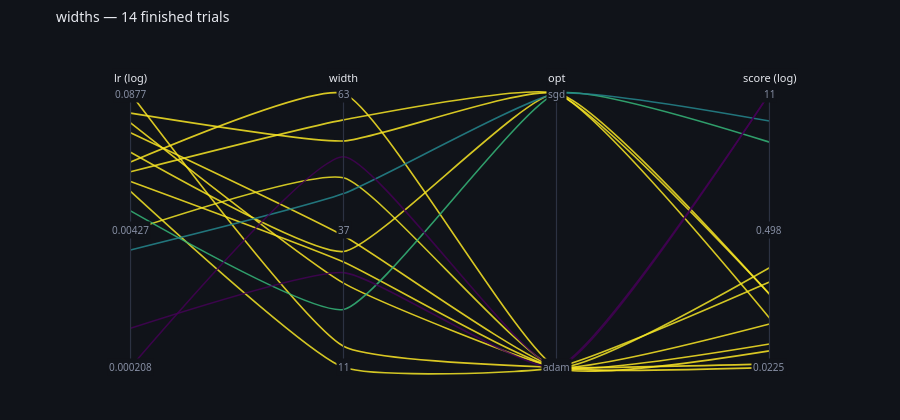

This figure's notebook cell:
### Markdown cell above
## Parallel coordinates

Every finished trial is a **curve** across the knobs, coloured by its score. It
is the one picture that shows a *region* of the space rather than one knob at a
time — where the good curves bunch together is where to look next.

Drawn by hand out of splines rather than with plotly's `Parcoords`, which only
draws straight segments. What that costs is `Parcoords`' brushing; what it buys
is that a trial reads as one continuous thing instead of a zigzag, which is
what makes a bundle visible as a bundle.

A curve here claims nothing: a point exists only where it crosses an axis, and
it crosses at the value it has. The axis for a knob whose values span more than
fifty-fold is drawn in log, which is how it was almost certainly searched.

`goal` decides which end of the colour scale is good, and it is a parameter
rather than a guess: getting it backwards is the quietest lie a figure can
tell — everything is drawn, nothing raises, and the region you read as
promising is the one to stay away from.

### Code cell
coordinates(store, space, study=STUDY)

### Figure 1 — Plotly figure (JSON) as saved in the notebook; plotly's stock layout.template omitted (floating-point values rounded to 4 significant figures)
{"data": [{"hovertemplate": "<b>trial 17</b><br>lr 0.0459<br>width 27<br>opt adam<br>score 0.02251<extra></extra>", "line": {"color": "rgb(253, 231, 37)", "shape": "spline", "smoothing": 0.45, "width": 1.6}, "mode": "lines", "opacity": 0.85, "showlegend": false, "type": "scatter", "x": [0, 1, 2, 3], "y": [0.8929, 0.3077, 0.0, 0.0]}, {"hovertemplate": "<b>trial 1</b><br>lr 0.0877<br>width 15<br>opt adam<br>score 0.02434<extra></extra>", "line": {"color": "rgb(253, 231, 37)", "shape": "spline", "smoothing": 0.45, "width": 1.6}, "mode": "lines", "opacity": 0.85, "showlegend": false, "type": "scatter", "x": [0, 1, 2, 3], "y": [1.0, 0.07692, 0.0, 0.01264]}, {"hovertemplate": "<b>trial 22</b><br>lr 0.0193<br>width 63<br>opt adam<br>score 0.0327<extra></extra>", "line": {"color": "rgb(252, 231, 37)", "shape": "spline", "smoothing": 0.45, "width": 1.6}, "mode": "lines", "opacity": 0.85, "showlegend": false, "type": "scatter", "x": [0, 1, 2, 3], "y": [0.75, 1.0, 0.0, 0.06031]}, {"hovertemplate": "<b>trial 6</b><br>lr 0.037<br>width 36<br>opt adam<br>score 0.03822<extra></extra>", "line": {"color": "rgb(252, 231, 37)", "shape": "spline", "smoothing": 0.45, "width": 1.6}, "mode": "lines", "opacity": 0.85, "showlegend": false, "type": "scatter", "x": [0, 1, 2, 3], "y": [0.8571, 0.4808, 0.0, 0.08548]}, {"hovertemplate": "<b>trial 29</b><br>lr 0.0126<br>width 31<br>opt adam<br>score 0.0599<extra></extra>", "line": {"color": "rgb(251, 231, 37)", "shape": "spline", "smoothing": 0.45, "width": 1.6}, "mode": "lines", "opacity": 0.85, "showlegend": false, "type": "scatter", "x": [0, 1, 2, 3], "y": [0.6786, 0.3846, 0.0, 0.158]}, {"hovertemplate": "<b>trial 14</b><br>lr 0.0569<br>width 54<br>opt sgd<br>score 0.06884<extra></extra>", "line": {"color": "rgb(250, 231, 37)", "shape": "spline", "smoothing": 0.45, "width": 1.6}, "mode": "lines", "opacity": 0.85, "showlegend": false, "type": "scatter", "x": [0, 1, 2, 3], "y": [0.9286, 0.8269, 1.0, 0.1805]}, {"hovertemplate": "<b>trial 9</b><br>lr 0.024<br>width 33<br>opt sgd<br>score 0.118<extra></extra>", "line": {"color": "rgb(247, 230, 37)", "shape": "spline", "smoothing": 0.45, "width": 1.6}, "mode": "lines", "opacity": 0.85, "showlegend": false, "type": "scatter", "x": [0, 1, 2, 3], "y": [0.7857, 0.4231, 1.0, 0.2674]}, {"hovertemplate": "<b>trial 2</b><br>lr 0.0156<br>width 58<br>opt sgd<br>score 0.1185<extra></extra>", "line": {"color": "rgb(247, 230, 37)", "shape": "spline", "smoothing": 0.45, "width": 1.6}, "mode": "lines", "opacity": 0.85, "showlegend": false, "type": "scatter", "x": [0, 1, 2, 3], "y": [0.7143, 0.9038, 1.0, 0.2681]}, {"hovertemplate": "<b>trial 13</b><br>lr 0.0101<br>width 11<br>opt adam<br>score 0.1551<extra></extra>", "line": {"color": "rgb(245, 230, 38)", "shape": "spline", "smoothing": 0.45, "width": 1.6}, "mode": "lines", "opacity": 0.85, "showlegend": false, "type": "scatter", "x": [0, 1, 2, 3], "y": [0.6429, 0.0, 0.0, 0.3116]}, {"hovertemplate": "<b>trial 10</b><br>lr 0.00427<br>width 47<br>opt adam<br>score 0.2146<extra></extra>", "line": {"color": "rgb(242, 230, 38)", "shape": "spline", "smoothing": 0.45, "width": 1.6}, "mode": "lines", "opacity": 0.85, "showlegend": false, "type": "scatter", "x": [0, 1, 2, 3], "y": [0.5, 0.6923, 0.0, 0.3641]}, {"hovertemplate": "<b>trial 5</b><br>lr 0.00657<br>width 22<br>opt sgd<br>score 3.678<extra></extra>", "line": {"color": "rgb(54, 183, 121)", "shape": "spline", "smoothing": 0.45, "width": 1.6}, "mode": "lines", "opacity": 0.85, "showlegend": false, "type": "scatter", "x": [0, 1, 2, 3], "y": [0.5714, 0.2115, 1.0, 0.8227]}, {"hovertemplate": "<b>trial 0</b><br>lr 0.00277<br>width 44<br>opt sgd<br>score 5.924<extra></extra>", "line": {"color": "rgb(37, 135, 141)", "shape": "spline", "smoothing": 0.45, "width": 1.6}, "mode": "lines", "opacity": 0.85, "showlegend": false, "type": "scatter", "x": [0, 1, 2, 3], "y": [0.4286, 0.6346, 1.0, 0.8997]}, {"hovertemplate": "<b>trial 3</b><br>lr 0.000493<br>width 29<br>opt adam<br>score 10.98<extra></extra>", "line": {"color": "rgb(68, 3, 85)", "shape": "spline", "smoothing": 0.45, "width": 1.6}, "mode": "lines", "opacity": 0.85, "showlegend": false, "type": "scatter", "x": [0, 1, 2, 3], "y": [0.1429, 0.3462, 0.0, 0.9993]}, {"hovertemplate": "<b>trial 4</b><br>lr 0.000208<br>width 51<br>opt adam<br>score 11.03<extra></extra>", "line": {"color": "rgb(68, 1, 84)", "shape": "spline", "smoothing": 0.45, "width": 1.6}, "mode": "lines", "opacity": 0.85, "showlegend": false, "type": "scatter", "x": [0, 1, 2, 3], "y": [0.0, 0.7692, 0.0, 1.0]}], "layout": {"annotations": [{"bgcolor": "#101319", "font": {"color": "#e7e9ef", "family": "system-ui, -apple-system, Segoe UI, Roboto, sans-serif", "size": 11}, "showarrow": false, "text": "lr (log)", "x": 0, "xanchor": "center", "xref": "x", "y": 1.06, "yanchor": "middle", "yref": "y"}, {"bgcolor": "#101319", "font": {"color": "#868ea3", "family": "system-ui, -apple-system, Segoe UI, Roboto, sans-serif", "size": 10}, "showarrow": false, "text": "0.000208", "x": 0, "xanchor": "center", "xref": "x", "y": 0.0, "yanchor": "middle", "yref": "y"}, {"bgcolor": "#101319", "font": {"color": "#868ea3", "family": "system-ui, -apple-system, Segoe UI, Roboto, sans-serif", "size": 10}, "showarrow": false, "text": "0.00427", "x": 0, "xanchor": "center", "xref": "x", "y": 0.5, "yanchor": "middle", "yref": "y"}, {"bgcolor": "#101319", "font": {"color": "#868ea3", "family": "system-ui, -apple-system, Segoe UI, Roboto, sans-serif", "size": 10}, "showarrow": false, "text": "0.0877", "x": 0, "xanchor": "center", "xref": "x", "y": 1.0, "yanchor": "middle", "yref": "y"}, {"bgcolor": "#101319", "font": {"color": "#e7e9ef", "family": "system-ui, -apple-system, Segoe UI, Roboto, sans-serif", "size": 11}, "showarrow": false, "text": "width", "x": 1, "xanchor": "center", "xref": "x", "y": 1.06, "yanchor": "middle", "yref": "y"}, {"bgcolor": "#101319", "font": {"color": "#868ea3", "family": "system-ui, -apple-system, Segoe UI, Roboto, sans-serif", "size": 10}, "showarrow": false, "text": "11", "x": 1, "xanchor": "center", "xref": "x", "y": 0.0, "yanchor": "middle", "yref": "y"}, {"bgcolor": "#101319", "font": {"color": "#868ea3", "family": "system-ui, -apple-system, Segoe UI, Roboto, sans-serif", "size": 10}, "showarrow": false, "text": "37", "x": 1, "xanchor": "center", "xref": "x", "y": 0.5, "yanchor": "middle", "yref": "y"}, {"bgcolor": "#101319", "font": {"color": "#868ea3", "family": "system-ui, -apple-system, Segoe UI, Roboto, sans-serif", "size": 10}, "showarrow": false, "text": "63", "x": 1, "xanchor": "center", "xref": "x", "y": 1.0, "yanchor": "middle", "yref": "y"}, {"bgcolor": "#101319", "font": {"color": "#e7e9ef", "family": "system-ui, -apple-system, Segoe UI, Roboto, sans-serif", "size": 11}, "showarrow": false, "text": "opt", "x": 2, "xanchor": "center", "xref": "x", "y": 1.06, "yanchor": "middle", "yref": "y"}, {"bgcolor": "#101319", "font": {"color": "#868ea3", "family": "system-ui, -apple-system, Segoe UI, Roboto, sans-serif", "size": 10}, "showarrow": false, "text": "adam", "x": 2, "xanchor": "center", "xref": "x", "y": 0.0, "yanchor": "middle", "yref": "y"}, {"bgcolor": "#101319", "font": {"color": "#868ea3", "family": "system-ui, -apple-system, Segoe UI, Roboto, sans-serif", "size": 10}, "showarrow": false, "text": "sgd", "x": 2, "xanchor": "center", "xref": "x", "y": 1.0, "yanchor": "middle", "yref": "y"}, {"bgcolor": "#101319", "font": {"color": "#e7e9ef", "family": "system-ui, -apple-system, Segoe UI, Roboto, sans-serif", "size": 11}, "showarrow": false, "text": "score (log)", "x": 3, "xanchor": "center", "xref": "x", "y": 1.06, "yanchor": "middle", "yref": "y"}, {"bgcolor": "#101319", "font": {"color": "#868ea3", "family": "system-ui, -apple-system, Segoe UI, Roboto, sans-serif", "size": 10}, "showarrow": false, "text": "0.0225", "x": 3, "xanchor": "center", "xref": "x", "y": 0.0, "yanchor": "middle", "yref": "y"}, {"bgcolor": "#101319", "font": {"color": "#868ea3", "family": "system-ui, -apple-system, Segoe UI, Roboto, sans-serif", "size": 10}, "showarrow": false, "text": "0.498", "x": 3, "xanchor": "center", "xref": "x", "y": 0.5, "yanchor": "middle", "yref": "y"}, {"bgcolor": "#101319", "font": {"color": "#868ea3", "family": "system-ui, -apple-system, Segoe UI, Roboto, sans-serif", "size": 10}, "showarrow": false, "text": "11", "x": 3, "xanchor": "center", "xref": "x", "y": 1.0, "yanchor": "middle", "yref": "y"}], "font": {"color": "#e7e9ef", "family": "system-ui, -apple-system, Segoe UI, Roboto, sans-serif", "size": 12}, "height": 420, "hoverlabel": {"align": "left", "bgcolor": "#1a1e28", "bordercolor": "#2c3242", "font": {"color": "#e7e9ef", "family": "system-ui, -apple-system, Segoe UI, Roboto, sans-serif"}}, "legend": {"bgcolor": "rgba(0,0,0,0)", "font": {"color": "#868ea3"}, "orientation": "h", "x": 1, "xanchor": "right", "y": 1.02, "yanchor": "bottom"}, "margin": {"b": 28, "l": 56, "r": 56, "t": 58}, "paper_bgcolor": "#101319", "plot_bgcolor": "#101319", "shapes": [{"line": {"color": "#2c3242", "width": 1.2}, "type": "line", "x0": 0, "x1": 0, "xref": "x", "y0": 0.0, "y1": 1.0, "yref": "y"}, {"line": {"color": "#2c3242", "width": 1.2}, "type": "line", "x0": 1, "x1": 1, "xref": "x", "y0": 0.0, "y1": 1.0, "yref": "y"}, {"line": {"color": "#2c3242", "width": 1.2}, "type": "line", "x0": 2, "x1": 2, "xref": "x", "y0": 0.0, "y1": 1.0, "yref": "y"}, {"line": {"color": "#2c3242", "width": 1.2}, "type": "line", "x0": 3, "x1": 3, "xref": "x", "y0": 0.0, "y1": 1.0, "yref": "y"}], "showlegend": false, "title": {"font": {"size": 14}, "text": "widths — 14 finished trials", "x": 0, "xanchor": "left", "xref": "paper", "y": 0.97, "yanchor": "top"}, "xaxis": {"range": [-0.35, 3.35], "visible": false}, "yaxis": {"range": [-0.09, 1.13], "visible": false}}}
